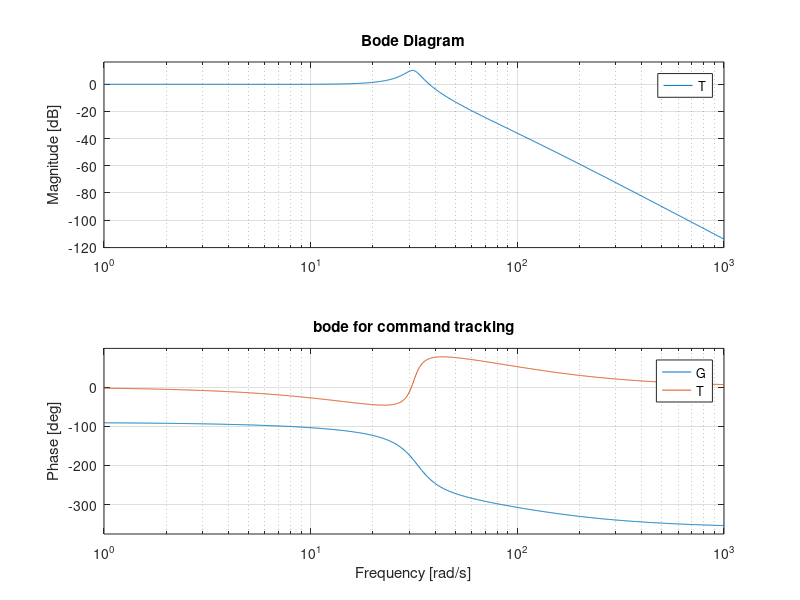

Reproduce this figure in MATLAB.
clc;
clear all;
J_m = 0.0001;
J_l = 0.001;
K = 1;
N = 5;
C_m = 0.01;
C_l = 0.01;

% Define the numerator and denominator coefficients
numerator = K / N;
denominator = [J_l * J_m, (J_l * C_m + C_l * J_m), ...
    (J_l * K / N^2 + C_l * C_m + K * J_m), ...
    (C_l * K / N^2 + K * C_m), 0];

% Create the open-loop transfer function
G = tf(numerator, denominator);

% Create the closed-loop transfer function
T = feedback(G, 1);

% Plot Bode diagram of G and T in one plot
figure;
bode(G);
hold on;
bode(T);
legend('G', 'T');
grid on;
title ('bode for command tracking')
%%

